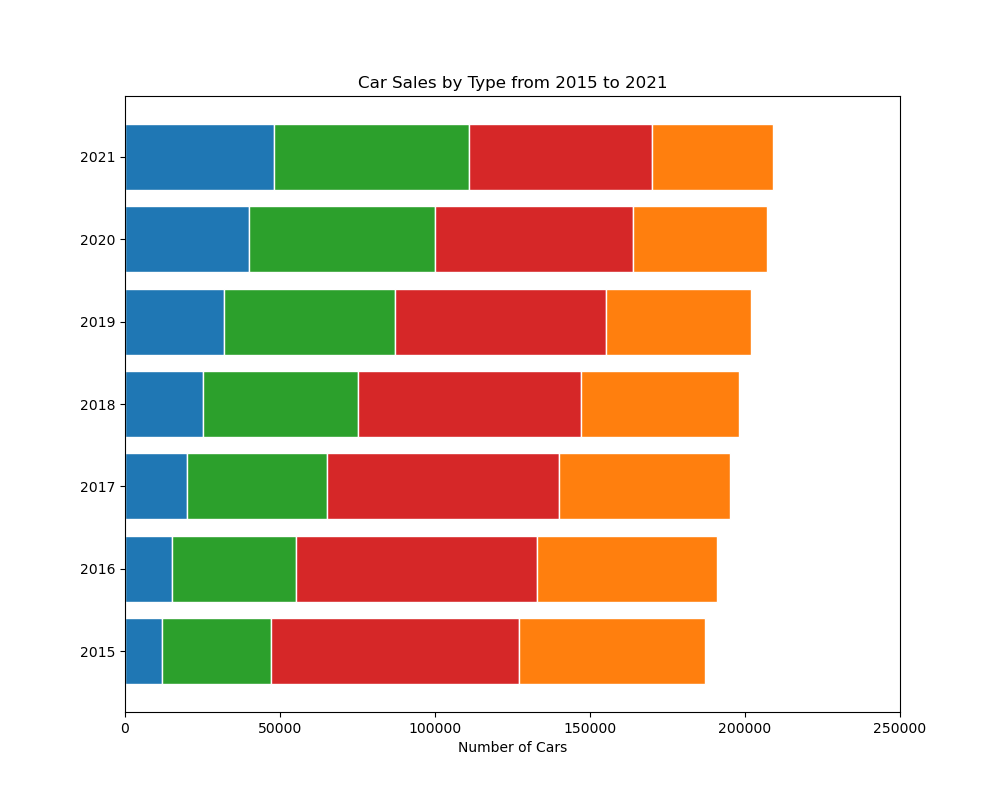

Write the Python code that produced this figure.

import matplotlib.pyplot as plt

# Data
years = ['2015', '2016', '2017', '2018', '2019', '2020', '2021']
electric = [12000, 15000, 20000, 25000, 32000, 40000, 48000]
hybrid = [35000, 40000, 45000, 50000, 55000, 60000, 63000]
diesel = [80000, 78000, 75000, 72000, 68000, 64000, 59000]
petrol = [60000, 58000, 55000, 51000, 47000, 43000, 39000]

# Plot
fig, ax = plt.subplots(figsize=(10, 8))  # Change width and height of the chart

ax.barh(years, electric, color='#1f77b4', edgecolor='white', height=0.8)
ax.barh(years, hybrid, left=electric, color='#2ca02c', edgecolor='white', height=0.8)
ax.barh(years, diesel, left=[i+j for i,j in zip(electric, hybrid)], color='#d62728', edgecolor='white', height=0.8)
ax.barh(years, petrol, left=[i+j+k for i,j,k in zip(electric, hybrid, diesel)], color='#ff7f0e', edgecolor='white', height=0.8)

ax.set_xlabel('Number of Cars')
ax.set_title('Car Sales by Type from 2015 to 2021')
ax.set_yticks(years)
ax.set_xlim(0, 250000)  # Adjust to accommodate the sum of the data points

plt.show()
